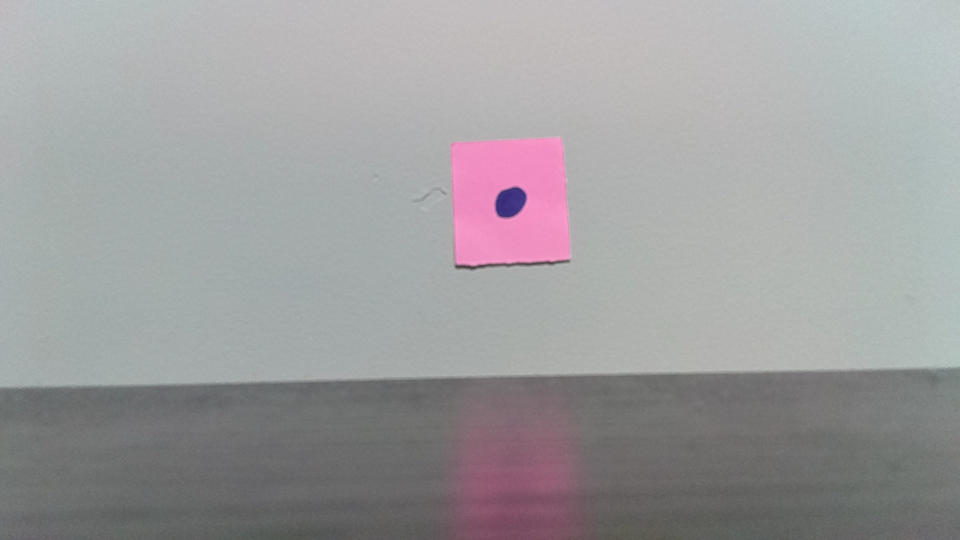
#> input picture image1.jpg, 1920 x 1080 px (shown at 1/2 size)
$ jupyter execute 'Q3) Disparity based depth estimation.ipynb'
#> lines starting #> are read from the running program, lines starting #| are printed output that depends on the picture
[cell 1]
import cv2
import numpy as np

[cell 2]
def load_images(image_path1, image_path2):
    """Load the two images."""
#> called with image_path1 = 'image1.jpg', image_path2 = 'image2.jpg'
    img1 = cv2.imread(image_path1, cv2.IMREAD_GRAYSCALE)
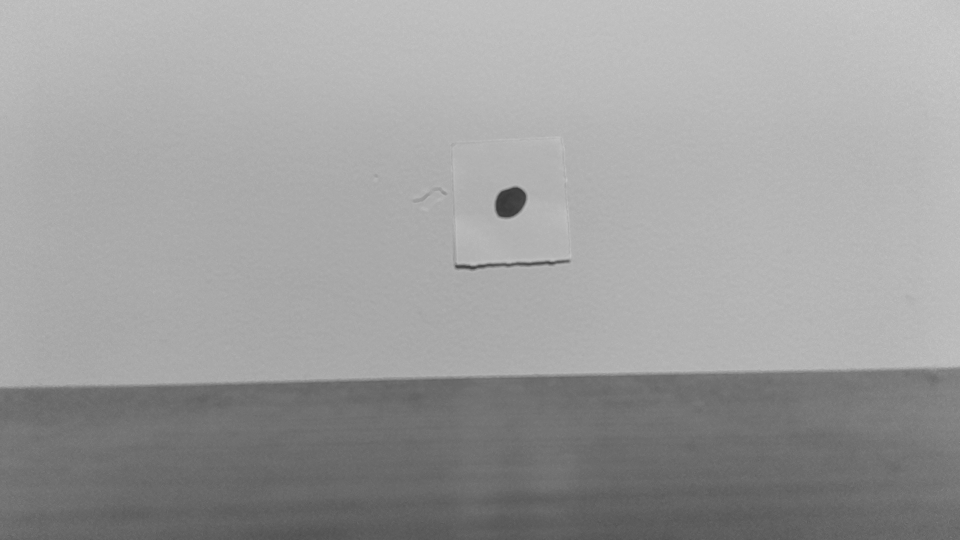
#> img1: shape (1080, 1920) (shown at 1/2 size); min 54, max 206, mean 156.8
    img2 = cv2.imread(image_path2, cv2.IMREAD_GRAYSCALE)
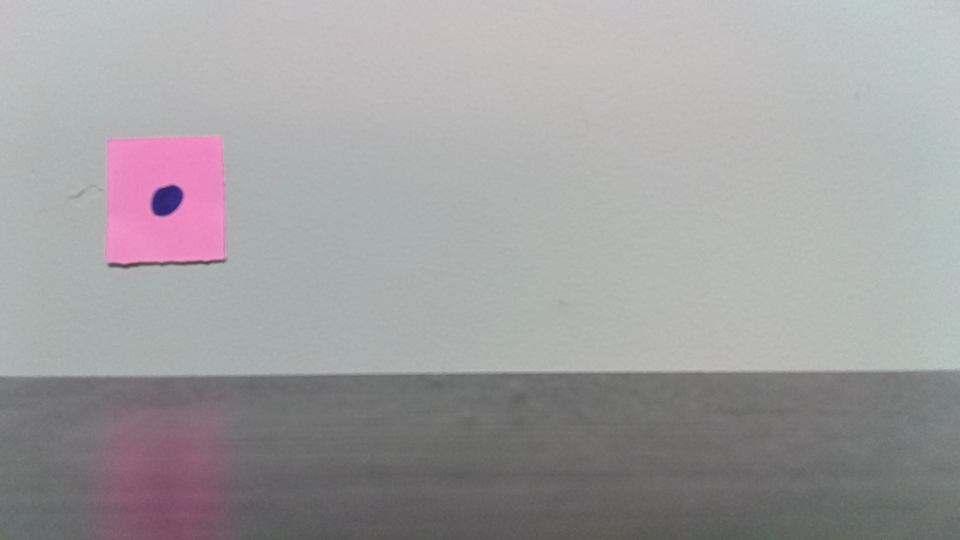
#> input picture image2.jpg, 1920 x 1080 px (shown at 1/2 size)
#> img2: shape (1080, 1920); min 44, max 208, mean 158.9
    if img1 is None or img2 is None:
        raise ValueError("One of the images didn't load. Check file paths.")
    return img1, img2

[cell 3]
def detect_and_match_features(img1, img2):
    """Detect and match features between two images using ORB."""
    # Initiate ORB detector
    orb = cv2.ORB_create()

    # Find the keypoints and descriptors with ORB
    kp1, des1 = orb.detectAndCompute(img1, None)
#> kp1 = 62 keypoints; strongest (x, y, size): (996, 426, 111.1), (997, 427, 92.6), (1003, 430, 111.1), (913, 533, 77.1)
    kp2, des2 = orb.detectAndCompute(img2, None)
#> kp2 = 45 keypoints; strongest (x, y, size): (308, 423, 111.1), (311, 424, 92.6), (315, 426, 111.1), (362, 383, 111.1)

    # Create BFMatcher object
    bf = cv2.BFMatcher(cv2.NORM_HAMMING, crossCheck=True)

    # Match descriptors
    matches = bf.match(des1, des2)
#> matches = 23 matches

    # Sort them in the order of their distance
    sorted_matches = sorted(matches, key=lambda x: x.distance)
#> sorted_matches = 23 matches

    # Return the top N matches
    return kp1, kp2, sorted_matches[:30]

[cell 4]
def calculate_disparity(kp1, kp2, matches):
    """Calculate average disparity between matched keypoints."""
    disparities = []
    for match in matches:
        # Query index is index in kp1, train index is index in kp2
        x1, x2 = kp1[match.queryIdx].pt[0], kp2[match.trainIdx].pt[0]
        disparities.append(x1 - x2)
    return np.mean(disparities)

[cell 5]
def compute_depth(focal_length, baseline, disparity):
    """Compute the depth based on the disparity."""
    if disparity == 0:
        return float('inf')  # Avoid division by zero
    return (focal_length * baseline) / abs(disparity)

[cell 6]
# Parameters
focal_length = 1495  # Focal length of the camera in pixels
baseline = 100       # Distance between the two camera centers in mm

# Load images
img1, img2 = load_images('image1.jpg', 'image2.jpg')

# Detect and match features
keypoints1, keypoints2, matches = detect_and_match_features(img1, img2)
#> keypoints1 has the same summary as kp1 in detect_and_match_features; keypoints2 has the same summary as kp2 in detect_and_match_features; matches = 23 matches

# Calculate disparity
average_disparity = calculate_disparity(keypoints1, keypoints2, matches)
#> the loop in calculate_disparity, `for match in matches:` made 23 passes
#> (x1, x2) on passes 1 to 12: (992.5, 304.6), (996.1, 308.2), (1021.2, 333.2), (1049.9, 361.9), (1049.9, 361.9), (1010.5, 322.5), (1000.3, 313.5), (991.3, 304.6), (1035.1, 348.4), (1048.1, 361.3), (1049.9, 361.9), (1049.2, 363.3)
#> after the loop in calculate_disparity, `for match in matches:`: disparities = [688, 688, 688, 688, 688, 688, 686.8, 686.8, 686.8, 686.8, 688, 685.9, 686.8, 688, 688, 689.8, 686.8, 688.4, 686.8, 694.2, 694, 465, 693.1]
#> average_disparity = 678.7

# Compute depth
depth = compute_depth(focal_length, baseline, average_disparity)
#> depth = 220.3

print("Average Disparity: {:.2f} pixels".format(average_disparity))
#| Average Disparity: 678.68 pixels
print("Estimated Depth: {:.2f} mm".format(depth))
#| Estimated Depth: 220.28 mm

# Visualization of matches
img_matches = cv2.drawMatches(img1, keypoints1, img2, keypoints2, matches, None, flags=cv2.DrawMatchesFlags_NOT_DRAW_SINGLE_POINTS)
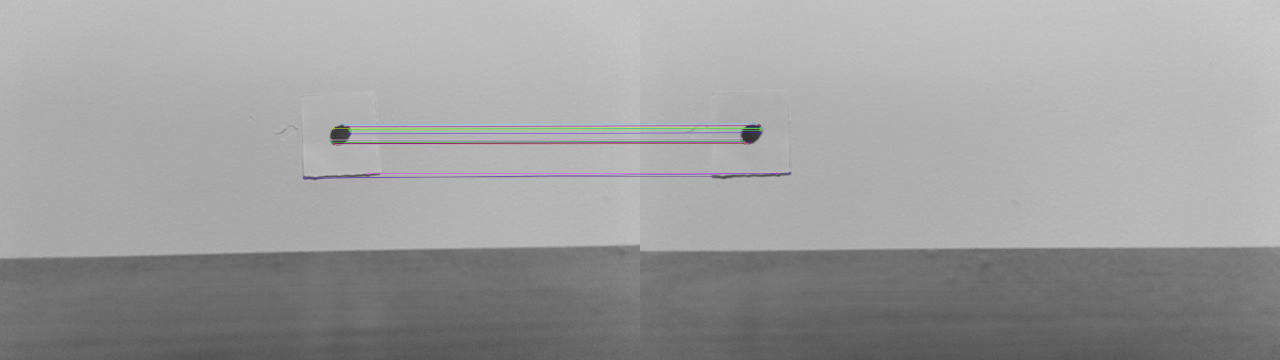
#> img_matches: shape (1080, 3840, 3) (shown at 1/3 size); mean of channels 0, 1, 2 157.7, 157.5, 157.6; drawn as B, G, R
cv2.imshow("Matches between images", img_matches)
cv2.waitKey(0)
cv2.destroyAllWindows()
